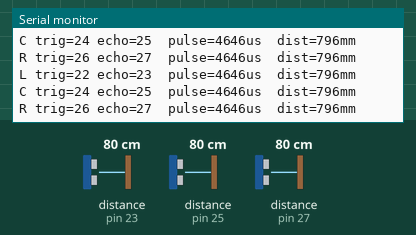
Simulated run of this sketch. Board: Arduino Mega 2560, built with avr-gcc and run on an emulated ATmega2560. On the bench: the last lines printed to the serial monitor. Wiring (inferred from the names in the program): 3 × ultrasonic range finder: trigger pin 22, echo pin 23 / trigger pin 24, echo pin 25 / trigger pin 26, echo pin 27. Inputs (shaded band) come from the test bench; at power-on: distance to the obstacle (sensors on pin 23, pin 25, pin 27) 80 cm. The echo pulse lasts 58.3 µs per cm.

Above: at 1.7 s.
1.8 s: distance to the obstacle (sensor on pin 23) set to 2 cm
At 2.5 s:
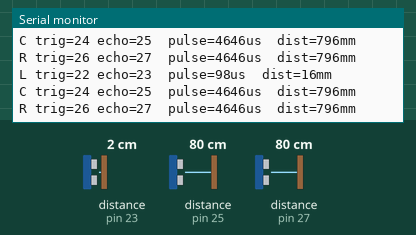
3.3 s: distance to the obstacle (sensor on pin 25) set to 2 cm
At 3.9 s:
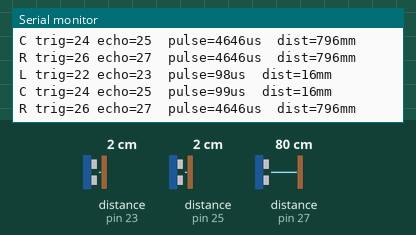
6.7 s: distance to the obstacle (sensor on pin 27) set to 35 cm
At 7.3 s:
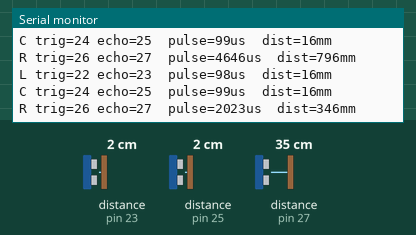
10.1 s: distance to the obstacle (sensor on pin 23) set to 9 cm
At 10.7 s:
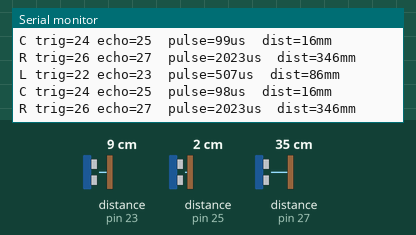
13.5 s: distance to the obstacle (sensor on pin 25) set to 4 cm
At 14.2 s:
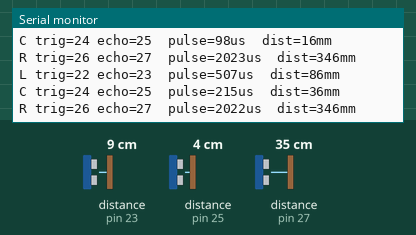
15.0 s: distance to the obstacle (sensor on pin 27) set to 18 cm
At 15.5 s:
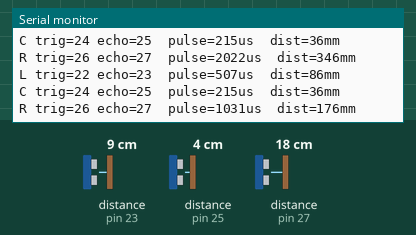
Timing chart, 0 to 18.0 s (numbered marks = the images above; inputs shaded):
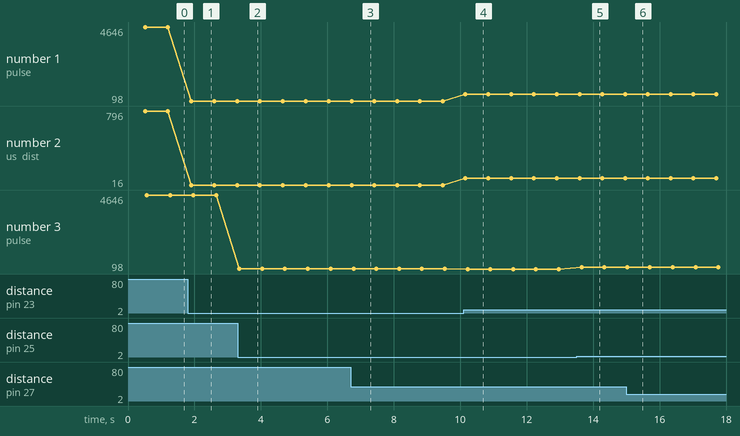

Measured:
- after the input at 1.8 s, the serial monitor: prints a new line after 0.10 s (image 1)
- after the input at 3.3 s, the serial monitor: prints a new line after 0.05 s (image 2)
- after the input at 6.7 s, the serial monitor: prints a new line after 0.15 s (image 3)
- after the input at 10.1 s, the serial monitor: prints a new line after 0.06 s (image 4)
- after the input at 13.5 s, the serial monitor: prints a new line after 0.15 s (image 5)
- after the input at 15.0 s, the serial monitor: prints a new line after 0.09 s (image 6)
- plotted number 1: 4646 → 98 after the input at 1.8 s, 98 → 507 after the input at 10.1 s
- plotted number 2: 796 → 16 after the input at 1.8 s, 16 → 86 after the input at 10.1 s

The sketch:

us_check.ino
```cpp
// ============================================================
// us_check.ino - HC-SR04 배선 확인용 최소 스케치
//
// merge.ino와 무관하게 초음파 3개만 돌린다. 배선/전원 문제인지
// 펌웨어 문제인지 가르는 용도다. 핀 번호는 merge.ino와 같다.
//
// 시리얼 모니터 9600으로 열면 센서마다 한 줄씩 나온다.
//   L trig=22 echo=23  pulse=1180us  dist=202mm
//   C trig=24 echo=25  NO ECHO   <- 트리거는 나갔는데 에코가 안 올라옴
//   R trig=26 echo=27  pulse=8000us  dist=1372mm
//
// NO ECHO 가 나오면 순서대로 확인한다.
//   1. 모듈 VCC가 5V인지 (3.3V로는 동작하지 않는다)
//   2. GND가 아두이노 GND와 같이 묶여 있는지 (별도 전원이면 필수)
//   3. TRIG/ECHO를 서로 바꿔 꽂지 않았는지
//   4. 핀 번호가 아래 배열과 맞는지
// ============================================================

const uint8_t COUNT = 3;
const uint8_t TRIG[COUNT] = { 22, 24, 26 };   // 좌, 중, 우
const uint8_t ECHO[COUNT] = { 23, 25, 27 };
const char NAMES[COUNT] = { 'L', 'C', 'R' };

void setup() {
  Serial.begin(9600);
  for (uint8_t i = 0; i < COUNT; i++) {
    pinMode(TRIG[i], OUTPUT);
    digitalWrite(TRIG[i], LOW);
    pinMode(ECHO[i], INPUT);
  }
  delay(500);
  Serial.println(F("us_check start"));
}

void loop() {
  for (uint8_t i = 0; i < COUNT; i++) {
    digitalWrite(TRIG[i], LOW);
    delayMicroseconds(4);
    digitalWrite(TRIG[i], HIGH);
    delayMicroseconds(10);
    digitalWrite(TRIG[i], LOW);

    // 넉넉한 한계로 잰다 (30ms = 약 5m). merge.ino보다 훨씬 관대하게 잡아서
    // '값이 이상한 것'과 '아예 안 오는 것'을 구분한다.
    unsigned long pulse = pulseIn(ECHO[i], HIGH, 30000UL);

    Serial.print(NAMES[i]);
    Serial.print(F(" trig="));
    Serial.print(TRIG[i]);
    Serial.print(F(" echo="));
    Serial.print(ECHO[i]);
    if (pulse == 0) {
      Serial.println(F("  NO ECHO"));
    } else {
      Serial.print(F("  pulse="));
      Serial.print(pulse);
      Serial.print(F("us  dist="));
      Serial.print((pulse * 343UL) / 2000UL);
      Serial.println(F("mm"));
    }
    delay(60);
  }
  Serial.println();
  delay(500);
}
```
